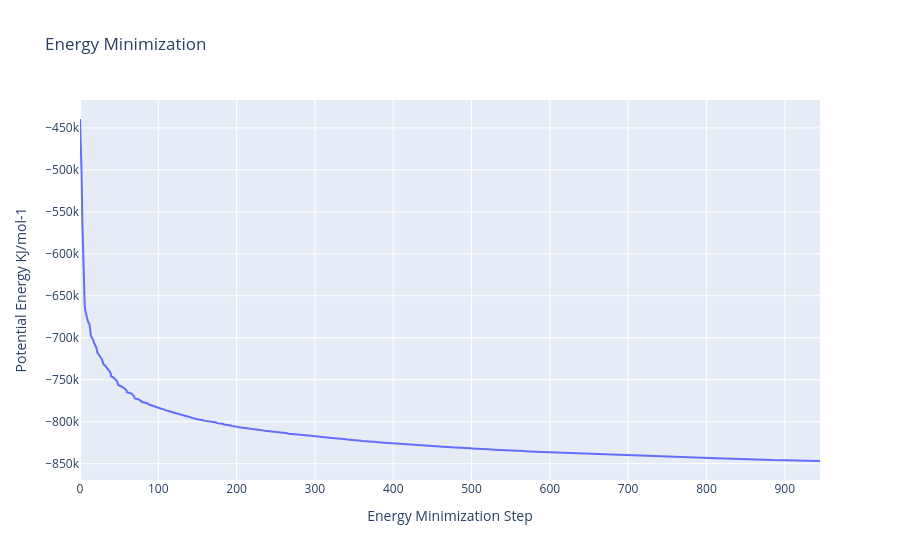

The notebook cell this image was saved under:
### Code cell
#Read data from file and filter energy values higher than 1000 Kj/mol^-1
with open(output_min_ene_xvg,'r') as energy_file:
    x,y = map(
        list,
        zip(*[
            (float(line.split()[0]),float(line.split()[1]))
            for line in energy_file 
            if not line.startswith(("#","@")) 
            if float(line.split()[1]) < 1000 
        ])
    )

plotly.offline.init_notebook_mode(connected=True)

fig = {
    "data": [go.Scatter(x=x, y=y)],
    "layout": go.Layout(title="Energy Minimization",
                        xaxis=dict(title = "Energy Minimization Step"),
                        yaxis=dict(title = "Potential Energy KJ/mol-1")
                       )
}

plotly.offline.iplot(fig)

### Figure 1 — Plotly figure (JSON) as saved in the notebook; plotly's stock layout.template omitted (floating-point values rounded to 4 significant figures; data arrays with more than 128 entries replaced by an {"elided": "..."} marker saying what was removed)
{"data": [{"type": "scatter", "x": {"elided": "749 int values"}, "y": {"elided": "749 float values"}}], "layout": {"title": {"text": "Energy Minimization"}, "xaxis": {"title": {"text": "Energy Minimization Step"}}, "yaxis": {"title": {"text": "Potential Energy KJ/mol-1"}}}}
